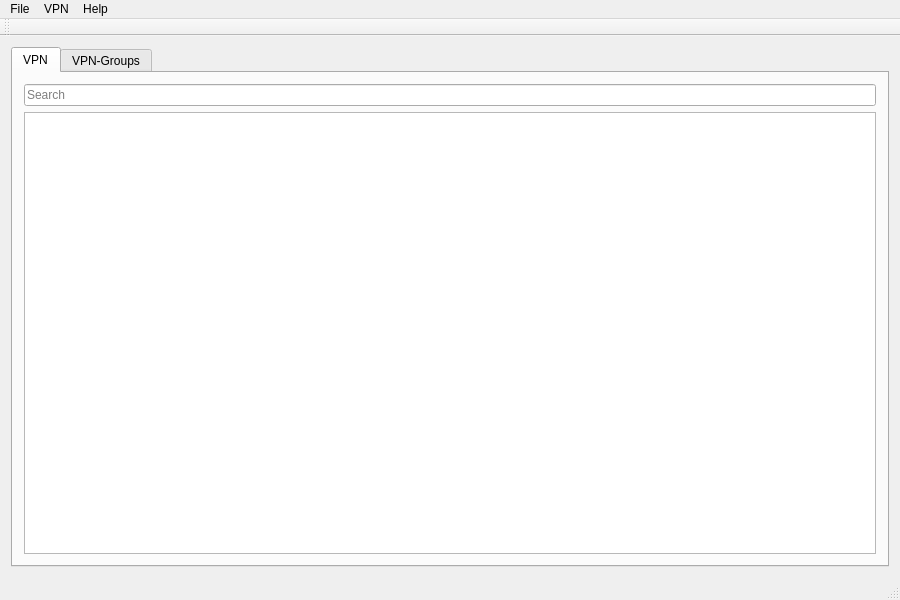
<?xml version="1.0" encoding="UTF-8"?>
<ui version="4.0">
 <class>MainWindow</class>
 <widget class="QMainWindow" name="MainWindow">
  <property name="geometry">
   <rect>
    <x>0</x>
    <y>0</y>
    <width>900</width>
    <height>600</height>
   </rect>
  </property>
  <property name="windowTitle">
   <string>OpenFortiGUI</string>
  </property>
  <widget class="QWidget" name="centralWidget">
   <layout class="QVBoxLayout" name="verticalLayout">
    <item>
     <widget class="QTabWidget" name="tabMain">
      <property name="currentIndex">
       <number>0</number>
      </property>
      <widget class="QWidget" name="tab">
       <attribute name="title">
        <string>VPN</string>
       </attribute>
       <layout class="QVBoxLayout" name="verticalLayout_2">
        <item>
         <widget class="QLineEdit" name="leSearch">
          <property name="placeholderText">
           <string>Search</string>
          </property>
          <property name="clearButtonEnabled">
           <bool>true</bool>
          </property>
         </widget>
        </item>
        <item>
         <widget class="QTreeView" name="tvVpnProfiles">
          <property name="contextMenuPolicy">
           <enum>Qt::CustomContextMenu</enum>
          </property>
          <property name="editTriggers">
           <set>QAbstractItemView::NoEditTriggers</set>
          </property>
          <property name="indentation">
           <number>15</number>
          </property>
          <property name="rootIsDecorated">
           <bool>true</bool>
          </property>
          <property name="sortingEnabled">
           <bool>true</bool>
          </property>
          <attribute name="headerShowSortIndicator" stdset="0">
           <bool>true</bool>
          </attribute>
         </widget>
        </item>
       </layout>
      </widget>
      <widget class="QWidget" name="tab_2">
       <attribute name="title">
        <string>VPN-Groups</string>
       </attribute>
       <layout class="QVBoxLayout" name="verticalLayout_3">
        <item>
         <widget class="QTreeView" name="tvVPNGroups">
          <property name="editTriggers">
           <set>QAbstractItemView::NoEditTriggers</set>
          </property>
          <property name="indentation">
           <number>10</number>
          </property>
          <property name="rootIsDecorated">
           <bool>false</bool>
          </property>
          <property name="sortingEnabled">
           <bool>true</bool>
          </property>
         </widget>
        </item>
       </layout>
      </widget>
     </widget>
    </item>
   </layout>
  </widget>
  <widget class="QMenuBar" name="menuBar">
   <property name="geometry">
    <rect>
     <x>0</x>
     <y>0</y>
     <width>900</width>
     <height>28</height>
    </rect>
   </property>
   <widget class="QMenu" name="menuDatei">
    <property name="title">
     <string>File</string>
    </property>
    <addaction name="actionMenuSettings"/>
    <addaction name="actionMenuWizard"/>
    <addaction name="actionMenuLogs"/>
    <addaction name="actionChangelog"/>
    <addaction name="separator"/>
    <addaction name="actionMenuHide"/>
    <addaction name="actionMenuExit"/>
   </widget>
   <widget class="QMenu" name="menuVPN">
    <property name="title">
     <string>VPN</string>
    </property>
    <addaction name="actionMenuConnect"/>
    <addaction name="actionMenuDisconnect"/>
    <addaction name="separator"/>
   </widget>
   <widget class="QMenu" name="menuHelp">
    <property name="title">
     <string>Help</string>
    </property>
    <addaction name="actionMenuAbout"/>
   </widget>
   <addaction name="menuDatei"/>
   <addaction name="menuVPN"/>
   <addaction name="menuHelp"/>
  </widget>
  <widget class="QToolBar" name="tbActions">
   <property name="contextMenuPolicy">
    <enum>Qt::NoContextMenu</enum>
   </property>
   <property name="toolButtonStyle">
    <enum>Qt::ToolButtonTextUnderIcon</enum>
   </property>
   <attribute name="toolBarArea">
    <enum>TopToolBarArea</enum>
   </attribute>
   <attribute name="toolBarBreak">
    <bool>false</bool>
   </attribute>
  </widget>
  <widget class="QStatusBar" name="statusBar"/>
  <action name="actionMenuExit">
   <property name="icon">
    <iconset theme="application-exit" resource="res.qrc">
     <normaloff>:/img/quit.png</normaloff>:/img/quit.png</iconset>
   </property>
   <property name="text">
    <string>Exit</string>
   </property>
   <property name="shortcut">
    <string>Ctrl+Q</string>
   </property>
  </action>
  <action name="actionMenuAbout">
   <property name="icon">
    <iconset resource="res.qrc">
     <normaloff>:/img/app.png</normaloff>:/img/app.png</iconset>
   </property>
   <property name="text">
    <string>About</string>
   </property>
  </action>
  <action name="actionMenuConnect">
   <property name="icon">
    <iconset resource="res.qrc">
     <normaloff>:/img/connected.png</normaloff>:/img/connected.png</iconset>
   </property>
   <property name="text">
    <string>Connect</string>
   </property>
  </action>
  <action name="actionMenuDisconnect">
   <property name="icon">
    <iconset resource="res.qrc">
     <normaloff>:/img/disconnected.png</normaloff>:/img/disconnected.png</iconset>
   </property>
   <property name="text">
    <string>Disconnect</string>
   </property>
  </action>
  <action name="actionMenuHide">
   <property name="icon">
    <iconset resource="res.qrc">
     <normaloff>:/img/hide.png</normaloff>:/img/hide.png</iconset>
   </property>
   <property name="text">
    <string>Hide</string>
   </property>
   <property name="shortcut">
    <string>Ctrl+W</string>
   </property>
  </action>
  <action name="actionMenuSettings">
   <property name="icon">
    <iconset theme="applications-system" resource="res.qrc">
     <normaloff>:/img/settings.png</normaloff>:/img/settings.png</iconset>
   </property>
   <property name="text">
    <string>Settings</string>
   </property>
  </action>
  <action name="actionMenuLogs">
   <property name="icon">
    <iconset theme="accessories-text-editor" resource="res.qrc">
     <normaloff>:/img/log.png</normaloff>:/img/log.png</iconset>
   </property>
   <property name="text">
    <string>Logs</string>
   </property>
  </action>
  <action name="actionMenuWizard">
   <property name="icon">
    <iconset theme="start-here" resource="res.qrc">
     <normaloff>:/img/sorceress.png</normaloff>:/img/sorceress.png</iconset>
   </property>
   <property name="text">
    <string>Setup wizard</string>
   </property>
  </action>
  <action name="actionChangelog">
   <property name="icon">
    <iconset theme="accessories-dictionary" resource="res.qrc">
     <normaloff>:/img/changelog.png</normaloff>:/img/changelog.png</iconset>
   </property>
   <property name="text">
    <string>Changelog</string>
   </property>
  </action>
 </widget>
 <layoutdefault spacing="6" margin="11"/>
 <resources>
  <include location="res.qrc"/>
 </resources>
 <connections/>
</ui>
